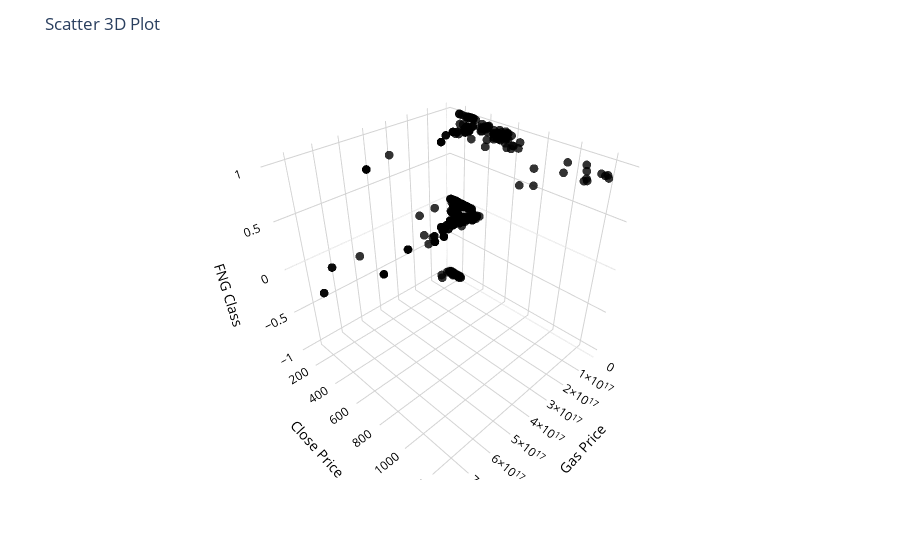

Write notebook code for a chart like this one.
### Markdown cell above
# STOP HERE - columns need to be integers(?) to work with 3D

### Code cell
# TWO FEATURES + TARGET
# Create a 3D scatter plot
fig = px.scatter_3d(eth_master_df, x=eth_master_df['Gas Price'], y=eth_master_df['Close Price'], z=eth_master_df['FNG Class'], 
                 opacity=0.8, color_discrete_sequence=['black'])

# Set figure title
fig.update_layout(title_text="Scatter 3D Plot",
                  scene = dict(xaxis=dict(backgroundcolor='white',
                                          color='black',
                                          gridcolor='lightgrey'),
                               yaxis=dict(backgroundcolor='white',
                                          color='black',
                                          gridcolor='lightgrey'
                                          ),
                               zaxis=dict(backgroundcolor='white',
                                          color='black', 
                                          gridcolor='lightgrey')))

# Update marker size
fig.update_traces(marker=dict(size=3))

fig.show()

### Figure 1 — Plotly figure (JSON) as saved in the notebook; plotly's stock layout.template omitted (floating-point values rounded to 4 significant figures; data arrays with more than 128 entries replaced by an {"elided": "..."} marker saying what was removed)
{"data": [{"hovertemplate": "Gas Price=%{x}<br>Close Price=%{y}<br>FNG Class=%{z}<extra></extra>", "legendgroup": "", "marker": {"color": "black", "opacity": 0.8, "size": 3, "symbol": "circle"}, "mode": "markers", "name": "", "scene": "scene", "showlegend": false, "type": "scatter3d", "x": {"elided": "865 int values"}, "y": {"elided": "865 int values"}, "z": {"elided": "865 int values"}}], "layout": {"legend": {"tracegroupgap": 0}, "margin": {"t": 60}, "scene": {"domain": {"x": [0, 1], "y": [0, 1]}, "xaxis": {"backgroundcolor": "white", "color": "black", "gridcolor": "lightgrey", "title": {"text": "Gas Price"}}, "yaxis": {"backgroundcolor": "white", "color": "black", "gridcolor": "lightgrey", "title": {"text": "Close Price"}}, "zaxis": {"backgroundcolor": "white", "color": "black", "gridcolor": "lightgrey", "title": {"text": "FNG Class"}}}, "title": {"text": "Scatter 3D Plot"}}}
